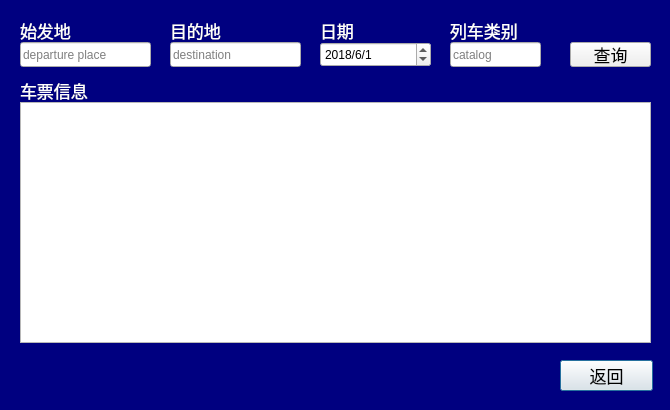
<?xml version="1.0" encoding="UTF-8"?>
<ui version="4.0">
 <class>queryTicketDialog</class>
 <widget class="QDialog" name="queryTicketDialog">
  <property name="geometry">
   <rect>
    <x>0</x>
    <y>0</y>
    <width>670</width>
    <height>410</height>
   </rect>
  </property>
  <property name="minimumSize">
   <size>
    <width>670</width>
    <height>410</height>
   </size>
  </property>
  <property name="maximumSize">
   <size>
    <width>670</width>
    <height>410</height>
   </size>
  </property>
  <property name="windowTitle">
   <string>queryTicket</string>
  </property>
  <property name="styleSheet">
   <string notr="true">
QLabel {
	font: 9pt &quot;幼圆&quot;;
	font-size:17px;
	color:black;
}

QPushButton {
	font: 9pt &quot;黑体&quot;;
	font-size:17px;
	color:black;
}
QDialog {
	background-color:navy;
}
QLabel {
	color:white;
}</string>
  </property>
  <widget class="QPushButton" name="backButton">
   <property name="geometry">
    <rect>
     <x>560</x>
     <y>360</y>
     <width>93</width>
     <height>31</height>
    </rect>
   </property>
   <property name="text">
    <string>返回</string>
   </property>
  </widget>
  <widget class="QPushButton" name="searchButton">
   <property name="geometry">
    <rect>
     <x>570</x>
     <y>42</y>
     <width>81</width>
     <height>25</height>
    </rect>
   </property>
   <property name="text">
    <string>查询</string>
   </property>
  </widget>
  <widget class="QLabel" name="label_2">
   <property name="geometry">
    <rect>
     <x>320</x>
     <y>20</y>
     <width>72</width>
     <height>20</height>
    </rect>
   </property>
   <property name="text">
    <string>日期</string>
   </property>
  </widget>
  <widget class="QLineEdit" name="lineEdit_3">
   <property name="geometry">
    <rect>
     <x>450</x>
     <y>42</y>
     <width>91</width>
     <height>25</height>
    </rect>
   </property>
   <property name="placeholderText">
    <string>catalog</string>
   </property>
  </widget>
  <widget class="QLabel" name="label_3">
   <property name="geometry">
    <rect>
     <x>450</x>
     <y>20</y>
     <width>72</width>
     <height>20</height>
    </rect>
   </property>
   <property name="text">
    <string>列车类别</string>
   </property>
  </widget>
  <widget class="QDateEdit" name="dateEdit">
   <property name="geometry">
    <rect>
     <x>320</x>
     <y>42</y>
     <width>111</width>
     <height>25</height>
    </rect>
   </property>
   <property name="displayFormat">
    <string>yyyy/M/d</string>
   </property>
   <property name="date">
    <date>
     <year>2018</year>
     <month>6</month>
     <day>1</day>
    </date>
   </property>
  </widget>
  <widget class="QLineEdit" name="lineEdit_1">
   <property name="geometry">
    <rect>
     <x>20</x>
     <y>42</y>
     <width>131</width>
     <height>25</height>
    </rect>
   </property>
   <property name="placeholderText">
    <string>departure place</string>
   </property>
  </widget>
  <widget class="QLabel" name="label_4">
   <property name="geometry">
    <rect>
     <x>20</x>
     <y>20</y>
     <width>72</width>
     <height>20</height>
    </rect>
   </property>
   <property name="text">
    <string>始发地</string>
   </property>
  </widget>
  <widget class="QLineEdit" name="lineEdit_2">
   <property name="geometry">
    <rect>
     <x>170</x>
     <y>42</y>
     <width>131</width>
     <height>25</height>
    </rect>
   </property>
   <property name="placeholderText">
    <string>destination</string>
   </property>
  </widget>
  <widget class="QLabel" name="label_5">
   <property name="geometry">
    <rect>
     <x>170</x>
     <y>20</y>
     <width>51</width>
     <height>20</height>
    </rect>
   </property>
   <property name="text">
    <string>目的地</string>
   </property>
  </widget>
  <widget class="QTableWidget" name="tableWidget">
   <property name="geometry">
    <rect>
     <x>20</x>
     <y>102</y>
     <width>631</width>
     <height>241</height>
    </rect>
   </property>
   <property name="editTriggers">
    <set>QAbstractItemView::NoEditTriggers</set>
   </property>
  </widget>
  <widget class="QLabel" name="label">
   <property name="geometry">
    <rect>
     <x>20</x>
     <y>80</y>
     <width>72</width>
     <height>20</height>
    </rect>
   </property>
   <property name="text">
    <string>车票信息</string>
   </property>
  </widget>
 </widget>
 <resources/>
 <connections>
  <connection>
   <sender>backButton</sender>
   <signal>clicked()</signal>
   <receiver>queryTicketDialog</receiver>
   <slot>close()</slot>
   <hints>
    <hint type="sourcelabel">
     <x>554</x>
     <y>422</y>
    </hint>
    <hint type="destinationlabel">
     <x>1093</x>
     <y>414</y>
    </hint>
   </hints>
  </connection>
 </connections>
</ui>
